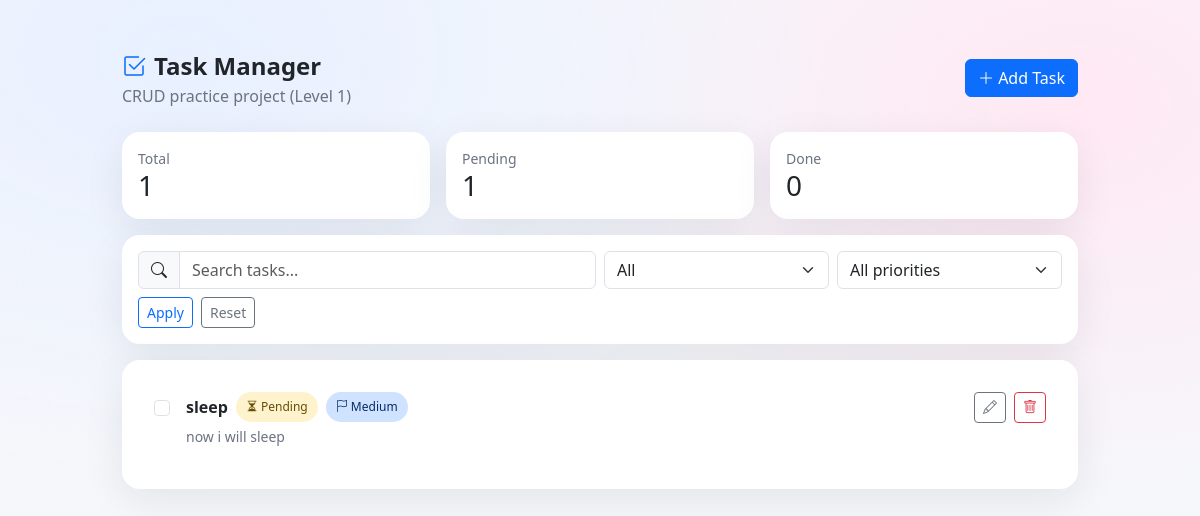
Before: / with the older database file.
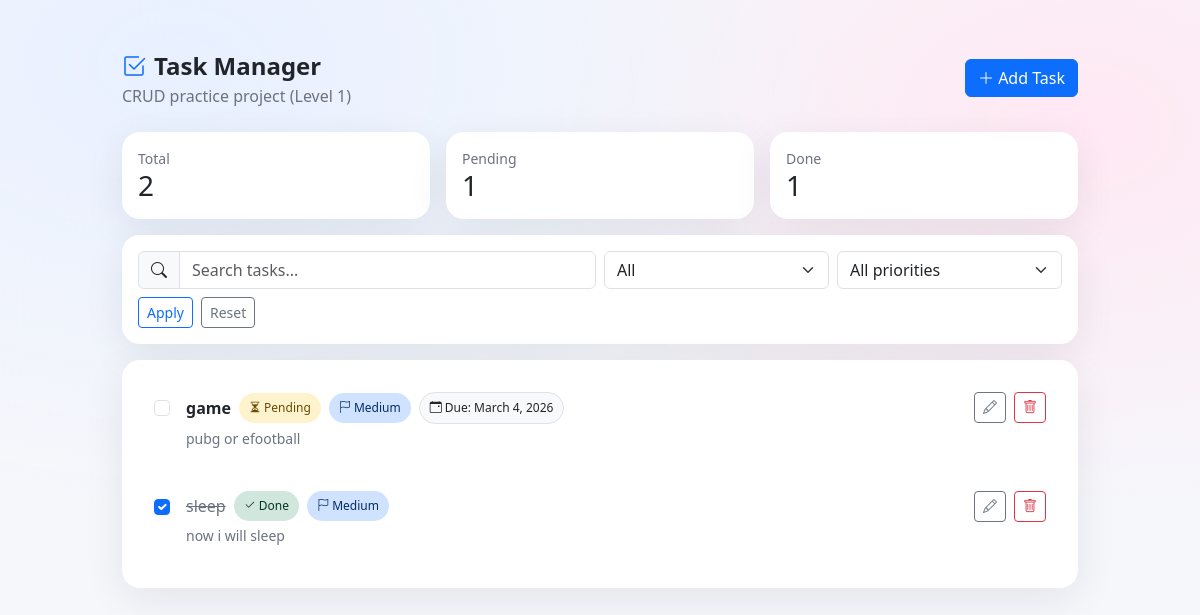
After: the same page with the newer database file.
### tasks/models.py (models this page shows, shortened)
class Task(models.Model):
    PRIORITY_CHOICES = [
        ("L", "Low"),
        ("M", "Medium"),
        ("H", "High"),
    ]
    title = models.CharField(max_length=200)
    description = models.TextField(blank=True)
    completed = models.BooleanField(default=False)
    priority = models.CharField(max_length=1, choices=PRIORITY_CHOICES, default="M")
    due_date = models.DateField(null=True, blank=True)

### tasks/views.py (the view)
# urls.py: path("", views.task_list, name="task_list"),
def task_list(request):
    q = request.GET.get("q", "").strip()
    status = request.GET.get("status", "all")     # all | pending | done
    priority = request.GET.get("priority", "all") # all | L | M | H
    tasks = Task.objects.all()
    if q:
        tasks = tasks.filter(title__icontains=q) | tasks.filter(description__icontains=q)
    if status == "pending":
        tasks = tasks.filter(completed=False)
    elif status == "done":
        tasks = tasks.filter(completed=True)
    if priority in ["L", "M", "H"]:
        tasks = tasks.filter(priority=priority)
    tasks = tasks.order_by("completed", "due_date", "-id")
    total = Task.objects.count()
    done = Task.objects.filter(completed=True).count()
    pending = total - done
    context = {
        "tasks": tasks,
        "q": q,
        "status": status,
        "priority": priority,
        "total": total,
        "pending": pending,
        "done": done,
    }
    return render(request, "tasks/task_list.html", context)

### tasks/templates/tasks/task_list.html (shortened to what this page needs)
{% extends "tasks/base.html" %}
{% block top_action %}
  <a class="btn btn-primary" href="{% url 'task_add' %}">
    <i class="bi bi-plus-lg"></i> Add Task
  </a>
{% endblock %}
{% block content %}
<div class="row g-3 mb-3">
  <div class="col-md-4">
    <div class="card soft-shadow p-3">
      <div class="muted small">Total</div>
      <div class="h3 m-0">{{ total }}</div>
    </div>
  </div>
  <div class="col-md-4">
    <div class="card soft-shadow p-3">
      <div class="muted small">Pending</div>
      <div class="h3 m-0">{{ pending }}</div>
    </div>
  </div>
  <div class="col-md-4">
    <div class="card soft-shadow p-3">
      <div class="muted small">Done</div>
      <div class="h3 m-0">{{ done }}</div>
    </div>
  </div>
</div>
<div class="card soft-shadow mb-3">
  <div class="card-body">
    <form method="get" class="row g-2 align-items-center">
      <div class="col-md-6">
        <div class="input-group">
          <span class="input-group-text"><i class="bi bi-search"></i></span>
          <input class="form-control" name="q" value="{{ q }}" placeholder="Search tasks...">
        </div>
      </div>
      <div class="col-md-3">
        <select class="form-select" name="status">
          <option value="all" {% if status == "all" %}selected{% endif %}>All</option>
        </select>
      </div>
      <div class="col-md-3">
        <select class="form-select" name="priority">
          <option value="all" {% if priority == "all" %}selected{% endif %}>All priorities</option>
        </select>
      </div>
      <div class="col-12 d-flex gap-2 mt-2">
        <button class="btn btn-outline-primary btn-sm" type="submit">Apply</button>
        <a class="btn btn-outline-secondary btn-sm" href="{% url 'task_list' %}">Reset</a>
      </div>
    </form>
  </div>
</div>
<div class="card soft-shadow">
  <div class="card-body">
    <div class="list-group">
      {% for task in tasks %}
      <div class="list-group-item task-item p-3">
        <div class="d-flex align-items-start justify-content-between gap-3">
          <div class="d-flex align-items-start gap-3">
            <form method="post" action="{% url 'task_toggle' task.pk %}" class="m-0 pt-1">
              <input class="form-check-input" type="checkbox"
                     {% if task.completed %}checked{% endif %}
                     onchange="this.form.submit()">
            </form>
            <div>
              <div class="d-flex align-items-center gap-2 flex-wrap">
                <div class="{% if task.completed %}text-decoration-line-through muted{% else %}title{% endif %}">
                  {{ task.title }}
                </div>
                {% if task.completed %}
                  <span class="pill bg-success-subtle text-success-emphasis"><i class="bi bi-check2"></i> Done</span>
                {% else %}
                  <span class="pill bg-warning-subtle text-warning-emphasis"><i class="bi bi-hourglass-split"></i> Pending</span>
                {% endif %}
                {% if task.priority == "H" %}
                  <span class="pill bg-danger-subtle text-danger-emphasis"><i class="bi bi-flag-fill"></i> High</span>
                {% elif task.priority == "M" %}
                  <span class="pill bg-primary-subtle text-primary-emphasis"><i class="bi bi-flag"></i> Medium</span>
                {% else %}
                  <span class="pill bg-secondary-subtle text-secondary-emphasis"><i class="bi bi-flag"></i> Low</span>
                {% endif %}
                {% if task.due_date %}
                  <span class="pill bg-light text-dark border">
                    <i class="bi bi-calendar-event"></i> Due: {{ task.due_date }}
                  </span>
                {% endif %}
              </div>
              {% if task.description %}
                <div class="muted small mt-1">{{ task.description }}</div>
              {% endif %}
            </div>
          </div>
          <div class="d-flex gap-2">
            <a class="btn btn-outline-secondary btn-sm" href="{% url 'task_edit' task.pk %}">
              <i class="bi bi-pencil"></i>
            </a>
            <a class="btn btn-outline-danger btn-sm" href="{% url 'task_delete' task.pk %}">
              <i class="bi bi-trash"></i>
            </a>
          </div>
        </div>
      </div>
      {% empty %}
      <div class="text-center py-5">
        <div class="h5 mb-2">No tasks found</div>
        <div class="muted mb-3">Try changing filters or add a new task.</div>
        <a class="btn btn-primary" href="{% url 'task_add' %}"><i class="bi bi-plus-lg"></i> Add Task</a>
      </div>
      {% endfor %}
    </div>
  </div>
</div>
{% endblock %}

### tasks/templates/tasks/base.html (shortened to what this page needs)
<!doctype html>
<html lang="en">
<head>
  <link href="https://cdn.jsdelivr.net/npm/bootstrap@5.3.3/dist/css/bootstrap.min.css" rel="stylesheet">
  <link rel="stylesheet" href="https://cdn.jsdelivr.net/npm/bootstrap-icons@1.11.3/font/bootstrap-icons.min.css">
</head>
<body>
  <div class="container py-5 app">
    <div class="d-flex align-items-center justify-content-between mb-4">
      <div>
        <div class="d-flex align-items-center gap-2">
          <i class="bi bi-check2-square fs-4 text-primary"></i>
          <div class="h4 m-0 title">Task Manager</div>
        </div>
        <div class="muted">CRUD practice project (Level 1)</div>
      </div>
      {% block top_action %}{% endblock %}
    </div>
    {% block content %}{% endblock %}
  </div>
</body>
</html>

### tasks/templates/tasks/base.html (style rules this page uses)
body { background: radial-gradient(1200px 800px at 15% 10%, #e8f0ff 0%, transparent 55%), radial-gradient(1000px 700px at 90% 20%, #ffe8f3 0%, transparent 55%), #f6f7fb; }
.app { max-width: 980px; }
.card { border:0; border-radius:18px; }
.soft-shadow { box-shadow: 0 12px 40px rgba(16,24,40,.08); }
.task-item { border:0; border-radius:16px; margin-bottom:10px; }
.pill { font-size:12px; padding:6px 10px; border-radius:999px; }
.muted { color:#6b7280; }
.title { font-weight:700; }

Changed rows visible on the page:
added Task: title "game", shows "Pending", priority "M" (drawn), due_date "March 4, 2026", description "pubg or efootball"
changed Task "sleep": completed "☐" → "☑"; completed "Pending" → "Done"
Other visible differences:
{{ total }}: "1" → "2"
{{ done }}: "0" → "1"
